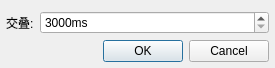
<?xml version="1.0" encoding="UTF-8"?>
<ui version="4.0">
 <class>SettingsDialog</class>
 <widget class="QDialog" name="SettingsDialog">
  <property name="geometry">
   <rect>
    <x>0</x>
    <y>0</y>
    <width>275</width>
    <height>65</height>
   </rect>
  </property>
  <property name="windowTitle">
   <string>Crossfade Plugin Settings</string>
  </property>
  <layout class="QGridLayout" name="gridLayout">
   <property name="leftMargin">
    <number>6</number>
   </property>
   <property name="rightMargin">
    <number>6</number>
   </property>
   <property name="bottomMargin">
    <number>6</number>
   </property>
   <item row="0" column="0">
    <widget class="QLabel" name="label_2">
     <property name="text">
      <string>交叠:</string>
     </property>
    </widget>
   </item>
   <item row="0" column="1">
    <widget class="QSpinBox" name="overlapSpinBox">
     <property name="sizePolicy">
      <sizepolicy hsizetype="Expanding" vsizetype="Fixed">
       <horstretch>0</horstretch>
       <verstretch>0</verstretch>
      </sizepolicy>
     </property>
     <property name="suffix">
      <string>ms</string>
     </property>
     <property name="minimum">
      <number>3000</number>
     </property>
     <property name="maximum">
      <number>12000</number>
     </property>
     <property name="singleStep">
      <number>500</number>
     </property>
    </widget>
   </item>
   <item row="1" column="0" colspan="2">
    <widget class="QDialogButtonBox" name="buttonBox">
     <property name="sizePolicy">
      <sizepolicy hsizetype="Expanding" vsizetype="Fixed">
       <horstretch>0</horstretch>
       <verstretch>0</verstretch>
      </sizepolicy>
     </property>
     <property name="standardButtons">
      <set>QDialogButtonBox::Cancel|QDialogButtonBox::Ok</set>
     </property>
     <property name="centerButtons">
      <bool>false</bool>
     </property>
    </widget>
   </item>
  </layout>
 </widget>
 <resources/>
 <connections>
  <connection>
   <sender>buttonBox</sender>
   <signal>accepted()</signal>
   <receiver>SettingsDialog</receiver>
   <slot>accept()</slot>
   <hints>
    <hint type="sourcelabel">
     <x>270</x>
     <y>76</y>
    </hint>
    <hint type="destinationlabel">
     <x>91</x>
     <y>88</y>
    </hint>
   </hints>
  </connection>
  <connection>
   <sender>buttonBox</sender>
   <signal>rejected()</signal>
   <receiver>SettingsDialog</receiver>
   <slot>reject()</slot>
   <hints>
    <hint type="sourcelabel">
     <x>326</x>
     <y>78</y>
    </hint>
    <hint type="destinationlabel">
     <x>139</x>
     <y>60</y>
    </hint>
   </hints>
  </connection>
 </connections>
</ui>
